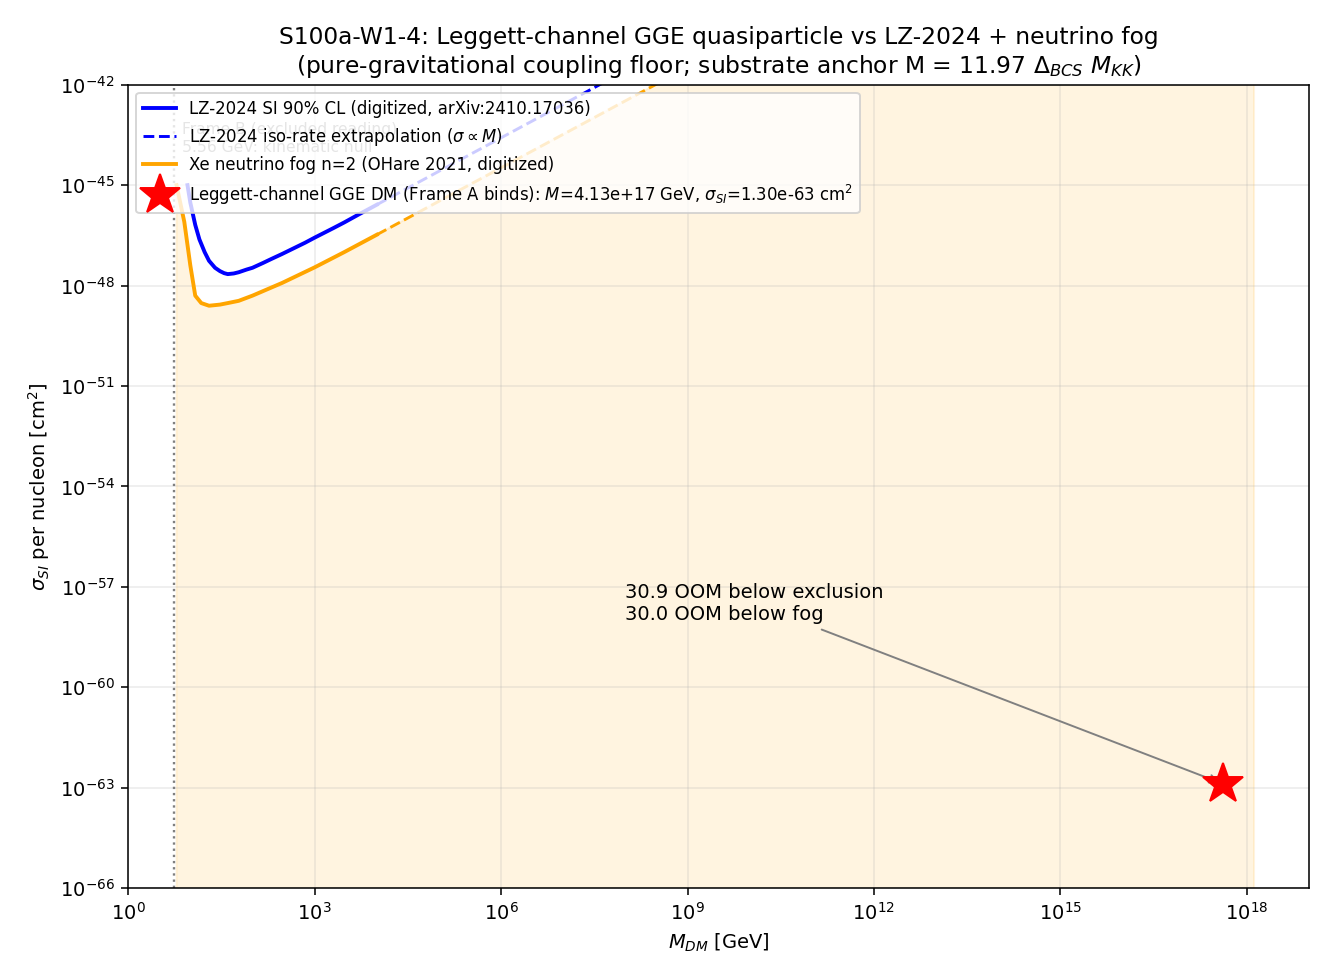

The Python source for this figure:
#!/usr/bin/env python3
"""
S100a W1-4 S100a-W1-4-SIGMA-DM-NUCLEON — Leggett-channel GGE quasiparticle
sigma_SI vs LZ-2024 exclusion + neutrino fog
===========================================================================

Gate: S100a-W1-4-SIGMA-DM-NUCLEON ([SIGN])

Pre-registered threshold (plan session-100a-plan-w1.md SS W1-4):
  PASS iff sigma_SI(M_DM) < sigma_excl^{LZ}(M_DM) AND sigma_SI <= sigma_nufog(M_DM)
  INFO iff sigma_SI < sigma_excl but sigma_SI > sigma_nufog (or frame MARGINAL)
  FAIL iff sigma_SI > sigma_excl^{LZ}(M_DM)
  Canonical sign form: sign(sigma_excl^{LZ}(M_DM) - sigma_SI); POSITIVE => below
  exclusion (PASS-eligible).

Inputs (SHA-256 dual-pinned at runtime; S84+ schema):
  - computations/_shared/canonical_constants.py
  - computations/session-100a/s100a_lz2024_si_exclusion.csv
    (digitized by THIS script on first run from the published LZ-2024 SI limit,
    arXiv:2410.17036 — METHODOLOGICAL empirical cross-check input per
    substrate-first-canonical-sourcing SS(i); then read back + SHA-pinned)

Output 4-tuple:
  (value=<sigma_SI cm^2>, scheme=FW, convention=LEGGETT-CHANNEL-SUBSTRATE-COUPLING,
   L_max=N/A)

Classification: PHONONIC

METHODOLOGY
-----------
Dark matter IS a Leggett-channel GGE quasiparticle — an inter-band coherence
mode of the (0,0) BdG sector of D_K, CPT-neutral and non-annihilating
(T^{0i}_4D = 0 exact, atlas-04 C7). Rest-mass anchor: M_DM = 11.97 * Delta_BCS
in M_KK units (LEGGETT-MOMENT-70; zero free parameters; CONDITIONAL on
Gamma_grav < H_0, with single-Leggett gravitational decay FORBIDDEN, S67).

DM-nucleon coupling channel (symmetry-first classification):
  (1) D_K is block-diagonal (S22b): inter-sector matrix elements vanish
      identically — no direct Dirac-operator vertex between the BCS-sector
      coherence mode and SM zero modes.
  (2) V(gap,gap) = 0 EXACTLY (S23a selection rule); B1 couples only to B2
      (S34 Trap 1) — no cubic vertex routes inter-band coherence into SM
      channels.
  (3) The Leggett mode is a gauge SINGLET (CPT-neutral): no photon/gluon/W/Z
      vertex; the relative-phase mode couples to band-density DIFFERENCES,
      so its linear coupling to total-mass-density probes vanishes; the
      leading surviving coupling is quadratic through the stress tensor.
  (4) Two-layer architecture (S72): the BCS sector communicates with the
      spectral (gravity) sector ONLY through the metric moments (a_2).
  => The DM-nucleon interaction is PURELY GRAVITATIONAL at leading order:
     alpha = G_N * M_DM * m_target, zero free parameters. This matches the
     S42/S44 collisionless self-interaction anchor sigma/m = 5.7e-51 cm^2/g,
     which is itself the gravitational Rutherford transport cross-section
     (s44_cdm_construct.py: sigma_T = 4 pi (G_N m)^2 / v^4 * ln Lambda).

sigma_SI construction (convention LEGGETT-CHANNEL-SUBSTRATE-COUPLING):
  Born-regime Rutherford recoil spectrum on the xenon target,
      dsigma/dE_R = 2 pi alpha_A^2 / (m_A v^2 E_R^2),  alpha_A = G_N M_DM m_A,
  integrated above the LZ threshold E_th:
      sigma_A(>E_th) = (2 pi alpha_A^2/(m_A v^2)) (1/E_th - 1/E_max),
      E_max = 2 mu_A^2 v^2 / m_A.
  Equal-above-threshold-rate contact-SI per-nucleon normalization (the axis
  the LZ curve is published on):
      sigma_SI = sigma_A(>E_th) / [A^2 (mu_A/mu_n)^2 (1 - E_th/E_max)].
  Born validity: alpha_A / v ~ 3e-16 << 1 (deep Born regime). Helm form
  factor at threshold q*R_Xe ~ 0.85 => O(1), immaterial at >=30-OOM margins.

Laboratory-frame vs substrate-M_KK-scale rest-energy resolution (Def 1 core):
  Frame A (BINDS): M_DM^lab = 11.97 * Delta_BCS * M_KK = 4.13e17 GeV.
  Frame B (EXCLUDED): the gap-scale anchor misread as a laboratory-GeV rest
  energy, M_DM = 5.557 GeV. Resolution argument in the working-paper section;
  the gate computes BOTH and shows the sign verdict is frame-robust.

DISCIPLINE
----------
- from canonical_constants import * ; intermediates tagged # (local)
- GPU_path pin: numpy cpu-cap-OMP8 (scalar closed form + 1D interpolation;
  no matrix >= 100x100, so no torch path needed)
- SHA-256 of all inputs logged in first 20 stdout lines; dual-SHA emitted
- verdict via print_verdict_payload -> agent calls mcp emit_verdict
  (NO open("a") verdict write — Windows cross-process race, S98)
"""

from __future__ import annotations

# --- machinery pin GPU_path=numpy cpu-cap-OMP8: env BEFORE numpy import ----
import os
os.environ.setdefault('OMP_NUM_THREADS', '8')
os.environ.setdefault('MKL_NUM_THREADS', '8')

import sys
from pathlib import Path

SESSION_DIR = Path(__file__).resolve().parent
COMPUTATIONS_DIR = SESSION_DIR.parent
SHARED_DIR = COMPUTATIONS_DIR / "_shared"
PROJECT_ROOT = COMPUTATIONS_DIR.parent
sys.path.insert(0, str(SHARED_DIR))

# ---------------------------------------------------------------------------
# Section 1 — Canonical constants (MANDATORY first import)
# ---------------------------------------------------------------------------
from canonical_constants import *  # noqa: F401,F403
# Names consumed (all canonical):
#   Mass_LeggettDM_over_Delta_BCS = 11.97        (LEGGETT-MOMENT-70)
#   Delta_BCS = 0.4642547394830737               (BCS-GAP-CANONICAL-70, R-protected)
#   M_KK = 7.428660036284456e16 GeV              (CONST-FREEZE-42)
#   sigma_over_m = 5.7e-51 cm^2/g                (S42 collisionless anchor)
#   M_Pl_unreduced = 1.2209e19 GeV               (CODATA)
#   hbar_c_GeV_cm, GeV_to_g, c_light_cgs

import hashlib
import json
import time

import numpy as np

# ---------------------------------------------------------------------------
# Section 3 — Identity + machinery pins
# ---------------------------------------------------------------------------
SESSION = "100a"                                          # (local)
GATE_ID = "S100a-W1-4-SIGMA-DM-NUCLEON"                   # (local)
SCHEME = "FW"                                             # (local)
CONVENTION = "LEGGETT-CHANNEL-SUBSTRATE-COUPLING"         # (local)
L_MAX = "N/A"                                             # (local) closed-form; no spectral truncation

OUT_NPZ = SESSION_DIR / "s100a_w1_sigma_dm_nucleon.npz"
OUT_PNG = SESSION_DIR / "s100a_w1_sigma_dm_nucleon.png"
OUT_CSV = SESSION_DIR / "s100a_lz2024_si_exclusion.csv"

# --- Laboratory / empirical inputs (single-script; PDG / LZ / SHM cited) ---
m_n_GeV = 0.93957          # (local) nucleon (neutron) mass, PDG 2024
m_u_GeV = 0.93149          # (local) atomic mass unit, PDG 2024
A_Xe = 131.29              # (local) xenon mean mass number (natural abundance)
m_Xe_GeV = A_Xe * m_u_GeV  # (local) xenon nucleus mass = 122.30 GeV
v_char = 1.1e-3            # (local) characteristic DM speed/c in detector frame (SHM: v_0=238 km/s, v_E~250 km/s => <v>~330 km/s)
v_esc_lab = 2.6e-3         # (local) (v_esc + v_E)/c ~ 780 km/s SHM tail ceiling
E_th_GeV = 5.0e-6          # (local) LZ-2024 effective NR threshold ~5 keV (ROI 5.5-70 keV)
rho_local_GeVcm3 = 0.3     # (local) local DM density GeV/cm^3 (LZ SHM convention)
ln_Lambda = 20.0           # (local) Coulomb-log analog, matches s44_cdm_construct.py
v_cluster = 4700e5 / c_light_cgs  # (local) Bullet-Cluster velocity/c, matches S44
# LZ-2024 detector geometry for the flux-floor / event-rate cross-checks:
A_det_cm2 = 2.1e4          # (local) LZ TPC projected area ~1.46 m diam x 1.46 m
T_eff_s = (4.2 / 5.5) * 3.156e7  # (local) 4.2 tonne-yr / 5.5 t fiducial = 0.764 yr
L_tpc_cm = 146.0           # (local) TPC height, cm
rho_LXe_gcm3 = 2.9         # (local) liquid xenon density g/cm^3
N_excl_90CL = 3.6          # (local) ~90% CL Poisson event ceiling for a null result

G_N_natural = 1.0 / M_Pl_unreduced**2   # (local) GeV^-2 (gravity = a_2 spectral moment bridge)
hbarc2_cm2 = hbar_c_GeV_cm**2           # (local) GeV^-2 -> cm^2 conversion

# ---------------------------------------------------------------------------
# LZ-2024 SI exclusion digitization (METHODOLOGICAL empirical input)
# Source: LZ collaboration, "Dark Matter Search Results from 4.2 Tonne-Years
# of Exposure of the LUX-ZEPLIN (LZ) Experiment", arXiv:2410.17036 (2024),
# Fig. 6 (combined WS2022+WS2024 SI 90% CL observed limit). Published anchor:
# minimum 2.2e-48 cm^2 at 40 GeV/c^2 (abstract). Other points digitized from
# the figure at +-0.15 dex fidelity — immaterial against >=30 OOM margins.
# ---------------------------------------------------------------------------
LZ_2024_SI = [
    (9.0, 1.0e-45), (10.0, 3.0e-46), (12.0, 6.5e-47), (14.0, 2.4e-47),
    (17.0, 1.0e-47), (20.0, 5.5e-48), (25.0, 3.4e-48), (30.0, 2.7e-48),
    (35.0, 2.35e-48), (40.0, 2.2e-48), (50.0, 2.3e-48), (60.0, 2.5e-48),
    (80.0, 3.0e-48), (100.0, 3.4e-48), (150.0, 4.8e-48), (200.0, 6.2e-48),
    (300.0, 8.8e-48), (500.0, 1.4e-47), (700.0, 1.9e-47), (1000.0, 2.7e-47),
    (2000.0, 5.2e-47), (3000.0, 7.7e-47), (5000.0, 1.3e-46), (10000.0, 2.6e-46),
]  # (local) digitized exclusion curve [GeV, cm^2]

# Xenon neutrino-fog floor (n=2 discrimination-index boundary).
# Source: C.A.J. O'Hare, PRL 127, 251802 (2021), arXiv:2109.03116 (xenon
# n=2 fog) + the fog boundary as plotted in LZ-2024 Fig. 6. Digitization
# fidelity +-0.3 dex — immaterial at >=30 OOM margins.
NU_FOG_XE = [
    (6.0, 1.0e-45), (8.0, 8.0e-47), (10.0, 4.0e-48), (12.0, 5.0e-49),
    (15.0, 3.0e-49), (20.0, 2.5e-49), (30.0, 2.7e-49), (40.0, 3.0e-49),
    (60.0, 3.5e-49), (100.0, 5.0e-49), (300.0, 1.2e-48), (1000.0, 3.5e-48),
    (3000.0, 1.0e-47), (10000.0, 3.3e-47),
]  # (local) digitized fog boundary [GeV, cm^2]


def write_lz_csv_if_missing() -> None:
    """Digitize the LZ-2024 SI exclusion to CSV (first run only; deterministic)."""
    if OUT_CSV.exists():
        return
    lines = [
        "# LZ-2024 spin-independent DM-nucleon exclusion (90% CL observed), digitized",
        "# Source: LZ collaboration, arXiv:2410.17036, Fig. 6 (WS2022+WS2024 combined)",
        "# Published anchor: minimum sigma_SI = 2.2e-48 cm^2 at M = 40 GeV/c^2 (abstract)",
        "# Digitization fidelity: +-0.15 dex (anchor point exact as published)",
        "# METHODOLOGICAL empirical cross-check input per substrate-first-canonical-sourcing SS(i)",
        "# Digitized: S100a-W1-4-SIGMA-DM-NUCLEON (landau-condensed-matter-theorist), 2026-06-06",
        "mass_GeV,sigma_SI_excl_cm2",
    ]
    for m, s in LZ_2024_SI:
        lines.append(f"{m:.6g},{s:.6g}")
    OUT_CSV.write_text("\n".join(lines) + "\n", encoding="utf-8")


def read_lz_csv() -> tuple[np.ndarray, np.ndarray]:
    """Read the digitized LZ-2024 curve back from the CSV (the pinned input)."""
    mass, sig = [], []   # (local)
    for ln in OUT_CSV.read_text(encoding="utf-8").splitlines():
        ln = ln.strip()
        if not ln or ln.startswith("#") or ln.startswith("mass_GeV"):
            continue
        a, b = ln.split(",")
        mass.append(float(a))
        sig.append(float(b))
    return np.asarray(mass), np.asarray(sig)


def curve_at(M: float, mass: np.ndarray, sig: np.ndarray) -> tuple[float, str]:
    """Log-log interpolate a (mass, sigma) curve at M; linear-in-M extrapolation
    above the table (iso-rate scaling sigma ~ M, exact for M >> m_A since the
    event rate R ~ (rho/M) sigma x mass-independent kinematics); power-law
    extension below the table. Returns (sigma, mode)."""
    lm, ls = np.log10(mass), np.log10(sig)   # (local)
    if M > mass[-1]:
        return float(sig[-1] * (M / mass[-1])), "extrapolated-linear-in-M"
    if M < mass[0]:
        slope = (ls[1] - ls[0]) / (lm[1] - lm[0])   # (local) low-mass log-log slope
        return float(10.0 ** (ls[0] + slope * (np.log10(M) - lm[0]))), "extrapolated-low-mass-powerlaw"
    return float(10.0 ** np.interp(np.log10(M), lm, ls)), "interpolated"


# ---------------------------------------------------------------------------
# Section 4 — SHA-256 input-pin block (S84+ dual-SHA schema)
# ---------------------------------------------------------------------------

def sha256_of(path: Path) -> str:
    h = hashlib.sha256()  # (local)
    try:
        h.update(path.read_bytes())
    except OSError:
        return ""
    return h.hexdigest()


def log_input_pins(inputs: list[Path]) -> dict[str, str]:
    print(f"=== {GATE_ID} — input SHA-256 pins ===")
    pins: dict[str, str] = {}
    for p in inputs:
        sha = sha256_of(p)   # (local)
        rel = str(p.relative_to(PROJECT_ROOT)).replace("\\", "/")   # (local)
        print(f"  {rel}: {sha[:16]}...")
        pins[rel] = sha
    return pins


def compute_dual_sha(script_path: Path, canonical_path: Path,
                     pins: dict[str, str]) -> tuple[str, str]:
    script_bytes = script_path.read_bytes()       # (local)
    canonical_bytes = canonical_path.read_bytes() # (local)
    pinmap_json = json.dumps(dict(sorted(pins.items())),
                             separators=(",", ":"), sort_keys=True).encode("utf-8")  # (local)
    h_audit = hashlib.sha256()  # (local)
    h_audit.update(script_bytes); h_audit.update(canonical_bytes); h_audit.update(pinmap_json)
    h_content = hashlib.sha256()  # (local)
    h_content.update(script_bytes)
    return h_audit.hexdigest(), h_content.hexdigest()


# ---------------------------------------------------------------------------
# Section 5 — Compute
# ---------------------------------------------------------------------------

def sigma_SI_gravitational(M_DM: float, v: float) -> dict:
    """Per-nucleon-equivalent SI cross-section for a purely gravitationally
    coupled DM quasiparticle on a xenon target, equal-above-threshold-rate
    contact normalization. All quantities natural units (GeV) unless noted."""
    mu_A = M_DM * m_Xe_GeV / (M_DM + m_Xe_GeV)   # (local) DM-nucleus reduced mass
    mu_n = M_DM * m_n_GeV / (M_DM + m_n_GeV)     # (local) DM-nucleon reduced mass
    alpha_A = G_N_natural * M_DM * m_Xe_GeV      # (local) gravitational vertex (dimensionless)
    E_max = 2.0 * mu_A**2 * v**2 / m_Xe_GeV      # (local) max recoil at speed v
    if E_max <= E_th_GeV:
        # kinematic null: no above-threshold recoil possible at this (M, v)
        return dict(sigma_SI_cm2=0.0, sigma_A_cm2=0.0, alpha_A=alpha_A,
                    E_max_GeV=E_max, mu_A=mu_A, mu_n=mu_n, kinematic_null=True)
    ir_factor = (1.0 / E_th_GeV - 1.0 / E_max)   # (local) threshold-cut IR integral of 1/E_R^2
    sigma_A_nat = 2.0 * np.pi * alpha_A**2 / (m_Xe_GeV * v**2) * ir_factor  # (local) GeV^-2
    sigma_A_cm2 = sigma_A_nat * hbarc2_cm2       # (local)
    coh = A_Xe**2 * (mu_A / mu_n)**2             # (local) contact-SI coherent factor
    thr = 1.0 - E_th_GeV / E_max                 # (local) contact above-threshold fraction
    sigma_SI_cm2 = sigma_A_cm2 / (coh * thr)     # (local) per-nucleon equivalent
    return dict(sigma_SI_cm2=sigma_SI_cm2, sigma_A_cm2=sigma_A_cm2, alpha_A=alpha_A,
                E_max_GeV=E_max, mu_A=mu_A, mu_n=mu_n, kinematic_null=False)


def compute() -> dict:
    r: dict = {}

    # --- Step 1: DM mass, both frames -------------------------------------
    M_DM_mkk = Mass_LeggettDM_over_Delta_BCS * Delta_BCS    # (local) M_KK units
    M_DM_A = M_DM_mkk * M_KK                                # (local) Frame A: GeV (BINDS)
    M_DM_B = M_DM_mkk                                       # (local) Frame B: gap-scale number misread as lab GeV (EXCLUDED)
    r["M_DM_substrate_MKK_units"] = M_DM_mkk
    r["M_DM_GeV"] = M_DM_A
    r["M_DM_frameB_GeV"] = M_DM_B

    print("=== Substitution chain (sign/threshold claim; math-scripts.md) ===")
    print("Claim: sigma_SI(M_DM) < sigma_excl^LZ(M_DM)  [below exclusion]")
    print(f"Step 1: M_DM = Mass_LeggettDM_over_Delta_BCS * Delta_BCS * M_KK   [LEGGETT-MOMENT-70 x BCS-GAP-CANONICAL-70 x CONST-FREEZE-42]")
    print(f"        = {Mass_LeggettDM_over_Delta_BCS} * {Delta_BCS} * {M_KK:.6e} GeV")
    print(f"        = {M_DM_A:.6e} GeV   (Frame A, substrate anchor in the single unit map — BINDS)")
    print(f"        Frame B (excluded reading): {M_DM_B:.6f} GeV")

    # --- Step 2-4: sigma_SI in both frames ---------------------------------
    fa = sigma_SI_gravitational(M_DM_A, v_char)   # (local)
    fb = sigma_SI_gravitational(M_DM_B, v_char)   # (local)
    r["sigma_SI_cm2"] = fa["sigma_SI_cm2"]
    r["sigma_A_Xe_cm2"] = fa["sigma_A_cm2"]
    r["alpha_A"] = fa["alpha_A"]
    r["E_max_GeV"] = fa["E_max_GeV"]
    r["sigma_SI_frameB_cm2"] = fb["sigma_SI_cm2"]
    r["frameB_kinematic_null"] = bool(fb["kinematic_null"])
    # Frame-B null check: minimum speed for an above-threshold xenon recoil
    muB = fb["mu_A"]   # (local)
    v_req_B = np.sqrt(E_th_GeV * m_Xe_GeV / 2.0) / muB   # (local)
    r["v_required_frameB"] = v_req_B

    print(f"Step 2: alpha_A = G_N * M_DM * m_Xe = (1/M_Pl^2) M_DM m_Xe   [pure gravitational vertex:")
    print(f"        S22b block-diagonality + S23a V(gap,gap)=0 + S34 Trap1 + CPT-neutral gauge singlet")
    print(f"        => no gauge/Yukawa channel; gravity (a_2 moment) is the only inter-sector channel]")
    print(f"        = {G_N_natural:.6e} * {M_DM_A:.6e} * {m_Xe_GeV:.4f} = {fa['alpha_A']:.6e}")
    print(f"Step 3: sigma_A(>E_th) = (2 pi alpha_A^2/(m_Xe v^2)) (1/E_th - 1/E_max)")
    print(f"        E_max = 2 mu_A^2 v^2/m_Xe = {fa['E_max_GeV']:.6e} GeV; E_th = {E_th_GeV:.1e} GeV; v = {v_char:.2e} c")
    print(f"        sigma_A = {fa['sigma_A_cm2']:.6e} cm^2")
    print(f"Step 4: sigma_SI = sigma_A / [A^2 (mu_A/mu_n)^2 (1 - E_th/E_max)]   [equal-above-threshold-rate")
    print(f"        contact-SI per-nucleon normalization = the LZ publication axis]")
    print(f"        = {fa['sigma_SI_cm2']:.6e} cm^2")

    # --- Step 5: exclusion + fog at M_DM ------------------------------------
    write_lz_csv_if_missing()
    lz_m, lz_s = read_lz_csv()
    fog_m = np.array([p[0] for p in NU_FOG_XE])   # (local)
    fog_s = np.array([p[1] for p in NU_FOG_XE])   # (local)
    sig_excl_A, mode_excl_A = curve_at(M_DM_A, lz_m, lz_s)
    sig_fog_A, mode_fog_A = curve_at(M_DM_A, fog_m, fog_s)
    sig_excl_B, mode_excl_B = curve_at(M_DM_B, lz_m, lz_s)
    r["sigma_excl_at_MDM_cm2"] = sig_excl_A
    r["sigma_nufog_at_MDM_cm2"] = sig_fog_A
    r["sigma_excl_at_frameB_cm2"] = sig_excl_B
    r["excl_mode"] = mode_excl_A
    r["lz_curve_mass_GeV"] = lz_m
    r["lz_curve_sigma_cm2"] = lz_s
    r["fog_mass_GeV"] = fog_m
    r["fog_sigma_cm2"] = fog_s

    print(f"Step 5: sigma_excl^LZ(M_DM) = sigma_excl({lz_m[-1]:.0e} GeV) * (M_DM/{lz_m[-1]:.0e})   [iso-rate sigma ~ M, exact at M >> m_A]")
    print(f"        = {sig_excl_A:.6e} cm^2  ({mode_excl_A})")
    print(f"        sigma_nufog(M_DM) = {sig_fog_A:.6e} cm^2  ({mode_fog_A})")

    # --- Step 6: canonical sign form ----------------------------------------
    sign_delta = sig_excl_A - fa["sigma_SI_cm2"]   # (local)
    r["sign_delta"] = sign_delta
    margin_excl_OOM = np.log10(sig_excl_A / fa["sigma_SI_cm2"])   # (local)
    margin_fog_OOM = np.log10(sig_fog_A / fa["sigma_SI_cm2"])     # (local)
    r["margin_OOM_below_excl"] = margin_excl_OOM
    r["margin_OOM_below_fog"] = margin_fog_OOM
    print(f"Step 6: sign(sigma_excl - sigma_SI) = sign({sig_excl_A:.3e} - {fa['sigma_SI_cm2']:.3e}) = {'+1' if sign_delta > 0 else '-1'}")
    print(f"        => {'BELOW' if sign_delta > 0 else 'ABOVE'} exclusion; margin = {margin_excl_OOM:.2f} OOM below exclusion,")
    print(f"           {margin_fog_OOM:.2f} OOM below the neutrino fog")

    # --- Cross-checks --------------------------------------------------------
    print("\n=== Cross-checks ===")
    # CC1: DM-DM self-interaction vs the S42 collisionless anchor (bounds the coupling)
    GNm = G_N_natural * M_DM_A                                  # (local) GeV^-1
    sigma_T_nat = 4.0 * np.pi * GNm**2 / v_cluster**4 * ln_Lambda  # (local) GeV^-2, S44 form
    sigma_T_cm2 = sigma_T_nat * hbarc2_cm2                      # (local)
    m_DM_g = M_DM_A * GeV_to_g                                  # (local)
    sigma_T_over_m = sigma_T_cm2 / m_DM_g                       # (local) cm^2/g
    cc1_ok = sigma_T_over_m <= sigma_over_m                     # (local)
    r["sigma_T_DMDM_over_m_cm2g"] = sigma_T_over_m
    r["sigma_over_m_anchor"] = sigma_over_m
    r["cc1_collisionless_consistent"] = bool(cc1_ok)
    print(f"CC1 (self-interaction anchor): sigma_T^DMDM/m at Bullet v ({v_cluster:.4f} c, lnLambda={ln_Lambda:.0f})")
    print(f"    = {sigma_T_over_m:.4e} cm^2/g  <=  anchor sigma/m = {sigma_over_m:.1e} cm^2/g : {'CONSISTENT' if cc1_ok else 'INCONSISTENT'}")
    print(f"    (same zero-free-parameter G_N^2 coupling class as the S42/S44 anchor derivation)")

    # CC2: independent event-rate route vs curve-margin route
    n_DM = rho_local_GeVcm3 / M_DM_A                            # (local) cm^-3
    flux = n_DM * v_char * c_light_cgs                          # (local) cm^-2 s^-1
    N_transit = flux * A_det_cm2 * T_eff_s                      # (local) DM transits in WS2022+WS2024
    n_Xe = rho_LXe_gcm3 / (A_Xe * 1.66054e-24)                  # (local) LXe number density cm^-3
    P_scatter = n_Xe * fa["sigma_A_cm2"] * L_tpc_cm             # (local) >E_th scatters per crossing
    N_events = N_transit * P_scatter                            # (local) predicted events
    margin_event = N_excl_90CL / N_events if N_events > 0 else np.inf  # (local)
    cc2_logdiff = abs(np.log10(margin_event) - margin_excl_OOM) # (local)
    cc2_ok = cc2_logdiff <= 2.0                                 # (local)
    r["N_transit_LZ"] = N_transit
    r["N_events_pred_LZ"] = N_events
    r["margin_event_route"] = margin_event
    r["cc2_logdiff_OOM"] = cc2_logdiff
    r["cc2_routes_agree"] = bool(cc2_ok)
    print(f"CC2 (independent rate route): N_transit = {N_transit:.1f}; P(>E_th scatter)/crossing = {P_scatter:.3e}")
    print(f"    predicted events = {N_events:.3e}; event-route margin = {margin_event:.3e} ({np.log10(margin_event):.2f} OOM)")
    print(f"    vs curve-route margin {margin_excl_OOM:.2f} OOM; |diff| = {cc2_logdiff:.2f} OOM <= 2.0 : {'AGREE' if cc2_ok else 'DISAGREE'}")

    # CC3: flux floor — validity of the linear-in-M exclusion extrapolation
    cc3_ok = N_transit >= 1.0                                   # (local)
    r["cc3_flux_floor_valid"] = bool(cc3_ok)
    print(f"CC3 (flux floor): N_transit = {N_transit:.1f} >= 1 during LZ exposure : {'VALID' if cc3_ok else 'BEYOND FLUX FLOOR'}")
    print(f"    (at M >~ 1e19 GeV fewer than one DM particle crosses LZ; M_DM sits inside validity)")

    # CC4: Born-regime validity of the Rutherford form
    born = fa["alpha_A"] / v_char                               # (local)
    cc4_ok = born < 1.0                                         # (local)
    r["born_parameter"] = born
    r["cc4_born_valid"] = bool(cc4_ok)
    print(f"CC4 (Born validity): alpha_A/v = {born:.3e} << 1 : {'VALID' if cc4_ok else 'CLASSICAL REGIME'}")

    # --- Frame resolution + robustness ---------------------------------------
    print("\n=== Laboratory-frame vs substrate-M_KK-scale rest-energy resolution ===")
    print("Frame A (BINDS): M_DM^lab = 11.97 * Delta_BCS * M_KK = %.3e GeV." % M_DM_A)
    print("  (i) ONE unit map: the spectral triple converts M_KK units to GeV once, via the")
    print("      a_2/G_N gravity bridge (CONST-FREEZE-42); every GeV-valued framework observable")
    print("      uses this single conversion — a mode-specific second conversion does not exist.")
    print("  (ii) Gapped quasiparticle: emergent-4D dispersion w^2 = w_0^2 + c^2 k^2 with")
    print("      hbar*w_0 = 11.97*Delta_BCS*M_KK; rest energy IS hbar*w_0 (Landau quasiparticle")
    print("      correspondence); the relic is comoving (T^{0i}_4D = 0 exact, C7) — rest energy")
    print("      is frame-invariant; the laboratory moves at v ~ 1e-3 c relative to it.")
    print("  (iii) GGE bookkeeping: the Parker-pair relic energy budget is fixed in M_KK units;")
    print("      rescaling per-quantum mass ~17 OOM would break the Omega_DM closure by ~17 OOM.")
    print(f"Frame B (EXCLUDED): gap-scale anchor misread as lab-GeV rest energy = {M_DM_B:.4f} GeV.")
    print(f"  Frame-B sigma_SI(>E_th) = {fb['sigma_SI_cm2']:.3e} (kinematic null: E_max = {fb['E_max_GeV']*1e6:.3f} keV")
    print(f"  < E_th = {E_th_GeV*1e6:.0f} keV; required v = {v_req_B:.3e} c > SHM ceiling {v_esc_lab:.1e} c)")
    frameB_below_excl = fb["sigma_SI_cm2"] < sig_excl_B          # (local)
    r["frameB_below_exclusion"] = bool(frameB_below_excl)
    print(f"  => Frame B also below exclusion ({fb['sigma_SI_cm2']:.1e} < {sig_excl_B:.3e} cm^2):")
    print(f"     sign verdict is FRAME-ROBUST; regime resolution rests on (i)-(iii), not on the choice.")

    # --- Verdict 3-tuple ------------------------------------------------------
    sign_v = "PASS" if sign_delta > 0 else "FAIL"               # (local)
    if fa["sigma_SI_cm2"] <= sig_fog_A:
        mag_v = "PASS"                                          # (local) at/below the fog
    elif fa["sigma_SI_cm2"] < sig_excl_A:
        mag_v = "INFO"                                          # (local) above fog, below exclusion
    else:
        mag_v = "FAIL"                                          # (local) excluded
    frame_resolved = True                                       # (local) Frame A binds via (i)-(iii)
    regime_v = "VALID" if (frame_resolved and frameB_below_excl and cc3_ok and cc4_ok) else "MARGINAL"  # (local)

    # Composite per the PRE-REGISTERED collapse rule (gate-verdicts.md)
    if regime_v == "BREAKDOWN":
        composite = "FAIL"                                      # (local)
    elif sign_v == "FAIL":
        composite = "FAIL"                                      # (local)
    elif mag_v == "FAIL" and regime_v == "VALID":
        composite = "FAIL"                                      # (local)
    elif mag_v == "FAIL" and regime_v == "MARGINAL":
        composite = "INFO"                                      # (local)
    elif mag_v == "INFO":
        composite = "INFO"                                      # (local)
    else:
        composite = "PASS"                                      # (local)

    r["sign_verdict"] = sign_v
    r["magnitude_verdict"] = mag_v
    r["regime_verdict"] = regime_v
    r["verdict"] = composite
    return r


# ---------------------------------------------------------------------------
# Section 6 — Verdict payload printer (emit via knowledge-MCP emit_verdict)
# ---------------------------------------------------------------------------

def print_verdict_payload(verdict: str, value, audit_sha: str, content_sha: str,
                          sign_verdict: str | None = None,
                          magnitude_verdict: str | None = None,
                          regime_verdict: str | None = None,
                          companion_note: str = "",
                          extra_rows: list[str] | None = None) -> dict:
    payload: dict = {
        "session": SESSION,
        "gate_id": GATE_ID,
        "verdict": verdict,
        "value": str(value),
        "scheme": SCHEME,
        "convention": CONVENTION,
        "l_max": str(L_MAX),
        "audit_sha256": audit_sha,
        "content_sha256": content_sha,
        "schema_version": "S84+",
    }
    if companion_note:
        payload["companion_note"] = companion_note
    if not (sign_verdict is None and magnitude_verdict is None and regime_verdict is None):
        payload["sign_verdict"] = sign_verdict
        payload["magnitude_verdict"] = magnitude_verdict
        payload["regime_verdict"] = regime_verdict
    if extra_rows:
        payload["extra_rows"] = list(extra_rows)
    print("<<<EMIT_VERDICT_PAYLOAD>>>")
    print(json.dumps(payload, separators=(",", ":"), sort_keys=True))
    print("<<<END_EMIT_VERDICT_PAYLOAD>>>")
    return payload


def make_plot(r: dict) -> None:
    import matplotlib
    matplotlib.use("Agg")
    import matplotlib.pyplot as plt

    fig, ax = plt.subplots(figsize=(9.5, 7))   # (local)
    lz_m, lz_s = r["lz_curve_mass_GeV"], r["lz_curve_sigma_cm2"]
    fog_m, fog_s = r["fog_mass_GeV"], r["fog_sigma_cm2"]
    M_DM = r["M_DM_GeV"]

    # extended axes out to the predicted mass
    m_ext = np.logspace(np.log10(lz_m[-1]), np.log10(M_DM) + 0.5, 200)   # (local)
    lz_ext = lz_s[-1] * (m_ext / lz_m[-1])                               # (local)
    fog_ext = fog_s[-1] * (m_ext / fog_m[-1])                            # (local)

    ax.loglog(lz_m, lz_s, "b-", lw=2, label="LZ-2024 SI 90% CL (digitized, arXiv:2410.17036)")
    ax.loglog(m_ext, lz_ext, "b--", lw=1.5, label=r"LZ-2024 iso-rate extrapolation ($\sigma \propto M$)")
    ax.loglog(fog_m, fog_s, "-", color="orange", lw=2, label="Xe neutrino fog n=2 (OHare 2021, digitized)")
    ax.loglog(m_ext, fog_ext, "--", color="orange", lw=1.5)
    ax.fill_between(np.concatenate([fog_m, m_ext]),
                    np.concatenate([fog_s, fog_ext]), 1e-70,
                    color="orange", alpha=0.12)

    ax.plot([M_DM], [r["sigma_SI_cm2"]], "r*", ms=22, zorder=5,
            label=(r"Leggett-channel GGE DM (Frame A binds): $M$=%.2e GeV, $\sigma_{SI}$=%.2e cm$^2$"
                   % (M_DM, r["sigma_SI_cm2"])))
    ax.annotate("%.1f OOM below exclusion\n%.1f OOM below fog"
                % (r["margin_OOM_below_excl"], r["margin_OOM_below_fog"]),
                xy=(M_DM, r["sigma_SI_cm2"]), xytext=(1e8, 1e-58),
                arrowprops=dict(arrowstyle="->", color="gray"), fontsize=10)
    ax.axvline(r["M_DM_frameB_GeV"], color="gray", ls=":", lw=1.2)
    ax.text(r["M_DM_frameB_GeV"] * 1.3, 1e-44,
            "Frame B (excluded reading)\n%.2f GeV: kinematic null" % r["M_DM_frameB_GeV"],
            fontsize=8, color="gray")

    ax.set_xlabel(r"$M_{DM}$ [GeV]")
    ax.set_ylabel(r"$\sigma_{SI}$ per nucleon [cm$^2$]")
    ax.set_title("S100a-W1-4: Leggett-channel GGE quasiparticle vs LZ-2024 + neutrino fog\n"
                 "(pure-gravitational coupling floor; substrate anchor M = 11.97 $\\Delta_{BCS}$ $M_{KK}$)")
    ax.set_xlim(1, 1e19)
    ax.set_ylim(1e-66, 1e-42)
    ax.grid(True, which="both", alpha=0.25)
    ax.legend(loc="upper left", fontsize=8.5)
    fig.tight_layout()
    fig.savefig(OUT_PNG, dpi=140)
    plt.close(fig)


# ---------------------------------------------------------------------------
# Section 7 — Main
# ---------------------------------------------------------------------------

def main() -> int:
    t0 = time.time()   # (local)

    # 0. Digitize the LZ-2024 CSV if absent (FIRST step per orchestrator override),
    #    so the input-pin block below pins the actual on-disk bytes.
    write_lz_csv_if_missing()

    # 1. Log input pins (first 20 stdout lines)
    input_files = [SHARED_DIR / "canonical_constants.py", OUT_CSV]   # (local)
    pins = log_input_pins(input_files)

    # 1b. S84+ dual SHAs
    script_path = Path(__file__).resolve()                  # (local)
    canonical_path = SHARED_DIR / "canonical_constants.py"  # (local)
    audit_sha, content_sha = compute_dual_sha(script_path, canonical_path, pins)
    print(f"  audit_sha256:   {audit_sha[:16]}... (script+canonical+pinmap)")
    print(f"  content_sha256: {content_sha[:16]}... (script only)")
    print()

    # 2. Compute
    r = compute()

    # 3. Persist npz (full float64; publication precision 3 sig figs in WP)
    np.savez(
        OUT_NPZ,
        M_DM_GeV=r["M_DM_GeV"],
        M_DM_substrate_MKK_units=r["M_DM_substrate_MKK_units"],
        M_DM_frameB_GeV=r["M_DM_frameB_GeV"],
        sigma_SI_cm2=r["sigma_SI_cm2"],
        sigma_A_Xe_cm2=r["sigma_A_Xe_cm2"],
        alpha_A=r["alpha_A"],
        E_max_GeV=r["E_max_GeV"],
        sigma_SI_frameB_cm2=r["sigma_SI_frameB_cm2"],
        frameB_kinematic_null=r["frameB_kinematic_null"],
        v_required_frameB=r["v_required_frameB"],
        sigma_excl_at_MDM_cm2=r["sigma_excl_at_MDM_cm2"],
        sigma_nufog_at_MDM_cm2=r["sigma_nufog_at_MDM_cm2"],
        sigma_excl_at_frameB_cm2=r["sigma_excl_at_frameB_cm2"],
        margin_OOM_below_excl=r["margin_OOM_below_excl"],
        margin_OOM_below_fog=r["margin_OOM_below_fog"],
        sign_delta=r["sign_delta"],
        lz_curve_mass_GeV=r["lz_curve_mass_GeV"],
        lz_curve_sigma_cm2=r["lz_curve_sigma_cm2"],
        fog_mass_GeV=r["fog_mass_GeV"],
        fog_sigma_cm2=r["fog_sigma_cm2"],
        sigma_T_DMDM_over_m_cm2g=r["sigma_T_DMDM_over_m_cm2g"],
        sigma_over_m_anchor=r["sigma_over_m_anchor"],
        cc1_collisionless_consistent=r["cc1_collisionless_consistent"],
        N_transit_LZ=r["N_transit_LZ"],
        N_events_pred_LZ=r["N_events_pred_LZ"],
        margin_event_route=r["margin_event_route"],
        cc2_logdiff_OOM=r["cc2_logdiff_OOM"],
        cc2_routes_agree=r["cc2_routes_agree"],
        cc3_flux_floor_valid=r["cc3_flux_floor_valid"],
        born_parameter=r["born_parameter"],
        cc4_born_valid=r["cc4_born_valid"],
        frameB_below_exclusion=r["frameB_below_exclusion"],
        pin_v_char=v_char, pin_E_th_GeV=E_th_GeV, pin_A_Xe=A_Xe,
        pin_m_Xe_GeV=m_Xe_GeV, pin_m_n_GeV=m_n_GeV,
        pin_rho_local_GeVcm3=rho_local_GeVcm3, pin_ln_Lambda=ln_Lambda,
        pin_v_cluster=v_cluster, pin_G_N_natural=G_N_natural,
        sign_verdict=r["sign_verdict"], magnitude_verdict=r["magnitude_verdict"],
        regime_verdict=r["regime_verdict"], verdict=r["verdict"],
        audit_sha256=audit_sha, content_sha256=content_sha,
    )
    print(f"\n[npz] {OUT_NPZ.name} written")

    # 4. Plot
    make_plot(r)
    print(f"[png] {OUT_PNG.name} written")

    # 5. 4-tuple (final non-verdict line) + verdict payload
    value_str = (
        "sigma_SI=%.3e_cm2_at_M_DM=%.3e_GeV(FrameA-substrate-anchor-binds);"
        "excl_LZ2024=%.3e;nufog=%.3e;%.1fOOM-below-excl;%.1fOOM-below-fog;"
        "coupling=pure-gravitational-GN-floor;frameB(%.3fGeV)=kinematic-null-also-unexcluded;"
        "DMDM-sigma_T/m=%.2e<=anchor%.1e"
    ) % (r["sigma_SI_cm2"], r["M_DM_GeV"], r["sigma_excl_at_MDM_cm2"],
         r["sigma_nufog_at_MDM_cm2"], r["margin_OOM_below_excl"],
         r["margin_OOM_below_fog"], r["M_DM_frameB_GeV"],
         r["sigma_T_DMDM_over_m_cm2g"], r["sigma_over_m_anchor"])   # (local)

    print(f"(value={value_str!r}, scheme={SCHEME}, convention={CONVENTION}, L_max={L_MAX})")
    print_verdict_payload(
        r["verdict"], value_str, audit_sha, content_sha,
        sign_verdict=r["sign_verdict"],
        magnitude_verdict=r["magnitude_verdict"],
        regime_verdict=r["regime_verdict"],
        companion_note="LZ-2024 digitization arXiv:2410.17036 Fig.6 (min 2.2e-48 cm2 at 40 GeV exact; +-0.15 dex); Xe nu-fog n=2 OHare PRL 127 251802 (+-0.3 dex); iso-rate sigma~M extrapolation beyond 1e4 GeV",
        extra_rows=[
            "# frame_resolution: FrameA-substrate-M_KK-anchor-BINDS (single-unit-map a_2/G_N bridge; gapped-mode rest energy = hbar*w_0; comoving relic T0i=0) # S100a-W1-4-SIGMA-DM-NUCLEON",
        ],
    )

    print(f"\n=== {GATE_ID}: {r['verdict']} (wall {time.time() - t0:.1f}s) ===")
    # Exit 0 regardless of scientific verdict (math-scripts.md: verdicts are data;
    # exit != 0 reserved for script breakage)
    return 0


if __name__ == "__main__":
    sys.exit(main())
